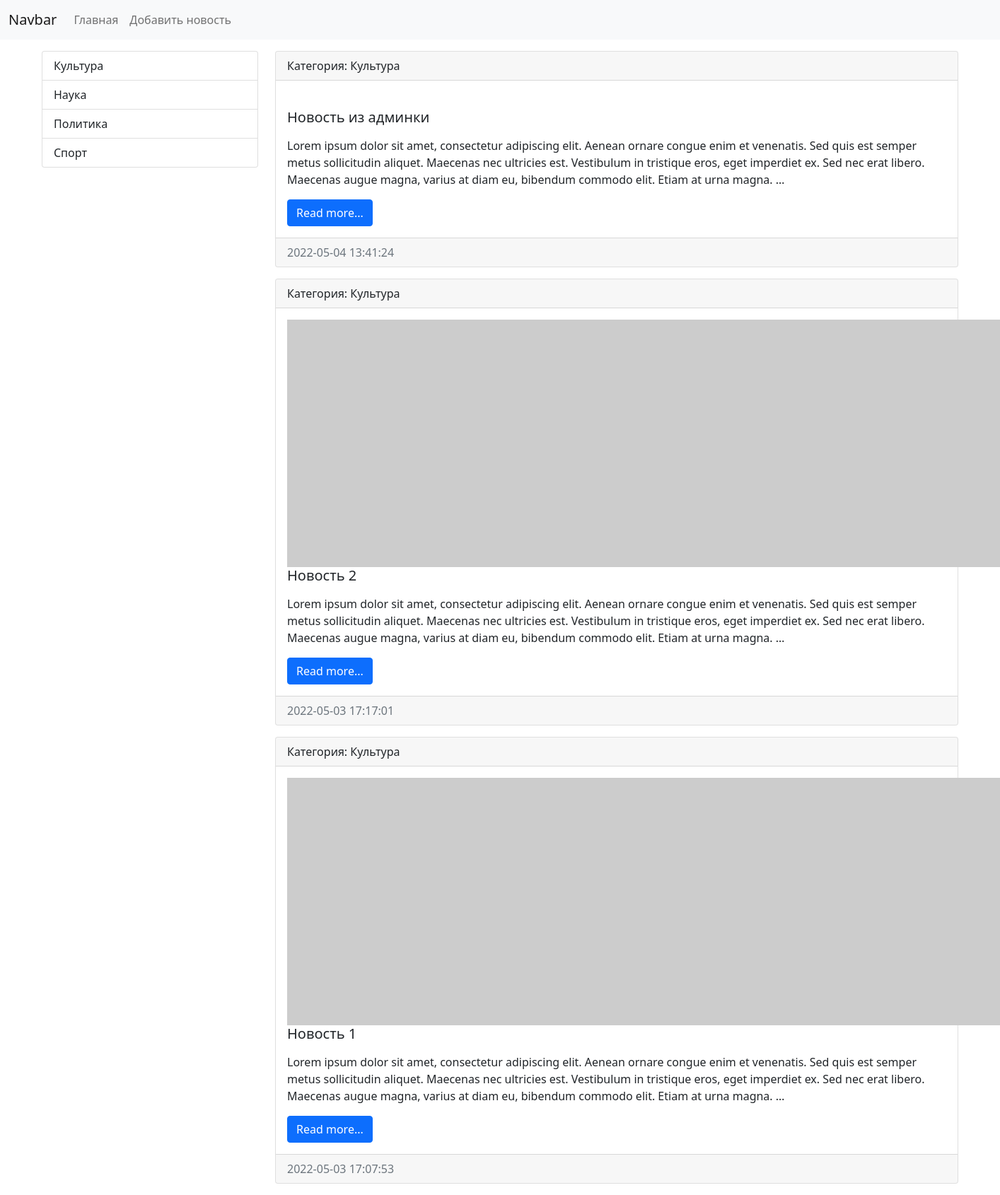
Page /category/1/ on the committed database.
### news/models.py (models this page shows, shortened)
class Category(models.Model):
    title = models.CharField(max_length=150, db_index=True, verbose_name='Наименование категории')
    def __str__(self):
        return self.title
    class Meta:
        verbose_name = 'Категория'
        verbose_name_plural = 'Категории'
        ordering = ['title']

class News(models.Model):
    title = models.CharField(max_length=150, verbose_name='Наименование')
    content = models.TextField(blank=True, verbose_name='Контент')
    created_at = models.DateTimeField(auto_now_add=True, verbose_name='Дата публикации')
    updated_at = models.DateTimeField(auto_now=True, verbose_name='Обновлено')
    photo = models.ImageField(upload_to='photos/%Y/%m/%d/', verbose_name='Фото', blank=True)
    is_published = models.BooleanField(default=True, verbose_name='Опубликовано')
    category = models.ForeignKey('Category', on_delete=models.PROTECT, null=True, verbose_name='Категория')
    class Meta:
        verbose_name = 'Новость'
        verbose_name_plural = 'Новости'
        ordering = ['-created_at']

### news/views.py (the view)
# urls.py: path('category/<int:category_id>/', get_category, name='category'),
def get_category(request, category_id):
    news = News.objects.filter(category_id=category_id)
    categories = Category.objects.all()
    category = Category.objects.get(pk=category_id)
    return render(request, 'news/category.html',
                  {'news': news, 'categories': categories, 'category': category})

### news/templates/news/category.html (shortened to what this page needs)
<!doctype html>
<html lang="en">
<head>
    <link href="https://cdn.jsdelivr.net/npm/bootstrap@5.1.3/dist/css/bootstrap.min.css" rel="stylesheet"
>
</head>
<body>
<nav class="navbar navbar-expand-lg navbar-light bg-light">
    <div class="container-fluid">
        <a class="navbar-brand" href="{% url 'home' %}">Navbar</a>
        <div class="collapse navbar-collapse" id="navbarSupportedContent">
            <ul class="navbar-nav me-auto mb-2 mb-lg-0">
                <li class="nav-item"><a class="nav-link" href="{% url 'home' %}">Главная</a></li>
                <li class="nav-item"><a class="nav-link" href="{% url 'home' %}">Добавить новость</a></li>
            </ul>
        </div>
    </div>
</nav>
<div class="container mt-3">
    <div class="row">
        <div class="col-3">
            <div class="list-group">
                {% for item in categories %}
                <a href="{% url 'category' item.pk %}" class="list-group-item list-group-item-action">{{ item.title }}</a>
                {% endfor %}
            </div>
        </div>
        <div class="col-9">
            {% for item in news %}
            <div class="card mb-3">
                <div class="card-header">
                    Категория: {{ item.category }}
                </div>
                <div class="card-body">
                    <div class="media">
                        {% if item.photo %}
                        <img src="{{ item.photo.url }}" alt="" width="350" class="mr-3">
                        {% else %}
                        <img src="https://picsum.photos/id/1060/350/235/?blur=2" alt="" class="mr-3">
                        {% endif %}
                        <div class="media-body">
                            <h5 class="card-title">{{ item.title }}</h5>
                            <p class="card-text">{{ item.content|linebreaks|truncatewords:50 }}</p>
                            <a href="#" class="btn btn-primary">Read more...</a>
                        </div>
                    </div>
                </div>
                <div class="card-footer text-muted">
                    {{ item.created_at|date:"Y-m-d H:i:s" }}
                </div>
            </div>
            {% endfor %}
        </div>
    </div>
</div>
</body>
</html>

### rows in the picture
Category: title "Культура"
Category: title "Наука"
Category: title "Политика"
Category: title "Спорт"
News: category "Культура", title "Новость из админки", content "Lorem ipsum dolor sit amet, consectetur adipiscing elit. Aenean ornare congue enim et venenatis. Sed quis est semper metus sollicitudin aliquet. Maecenas nec ultricies est. Vestibulum in tristique eros, eget imperdiet ex. Sed nec erat libero. Maecenas augue magna, varius at diam eu, bibendum commodo elit. Etiam at urna magna. …", created_at "2022-05-04 13:41:24"
News: category "Культура", title "Новость 2", content "Lorem ipsum dolor sit amet, consectetur adipiscing elit. Aenean ornare congue enim et venenatis. Sed quis est semper metus sollicitudin aliquet. Maecenas nec ultricies est. Vestibulum in tristique eros, eget imperdiet ex. Sed nec erat libero. Maecenas augue magna, varius at diam eu, bibendum commodo elit. Etiam at urna magna. …", created_at "2022-05-03 17:17:01"
News: category "Культура", title "Новость 1", content "Lorem ipsum dolor sit amet, consectetur adipiscing elit. Aenean ornare congue enim et venenatis. Sed quis est semper metus sollicitudin aliquet. Maecenas nec ultricies est. Vestibulum in tristique eros, eget imperdiet ex. Sed nec erat libero. Maecenas augue magna, varius at diam eu, bibendum commodo elit. Etiam at urna magna. …", created_at "2022-05-03 17:07:53"
